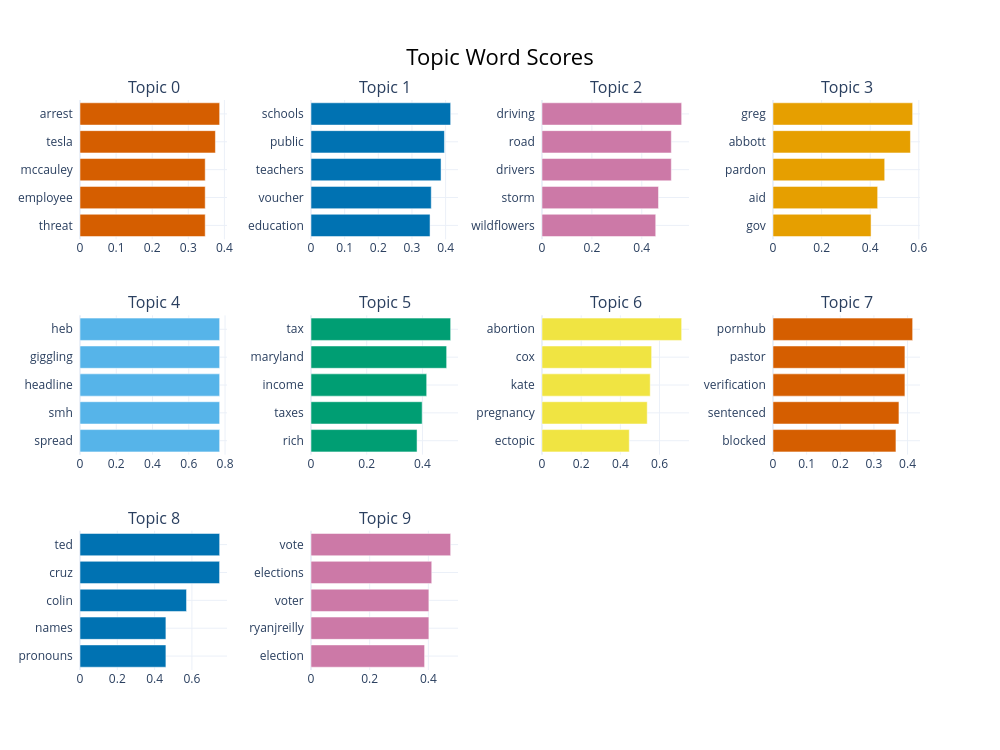

Here is the notebook cell this chart was saved with:
### Code cell
#Create barcharts of every topic, showing its most common word
texas_fig_barchart = models['texas'].visualize_barchart(top_n_topics=10)
texas_fig_barchart.show()

with open('../docs/code_analysis/bert_files/texas/texas-topic-bar.html', 'w') as f:
    f.write(texas_fig_barchart.to_html(include_plotlyjs='cdn'))

### Figure 1 — Plotly figure (JSON) as saved in the notebook; plotly's stock layout.template omitted (floating-point values rounded to 4 significant figures)
{"data": [{"marker": {"color": "#D55E00"}, "orientation": "h", "type": "bar", "x": [0.3468, 0.3468, 0.3468, 0.3751, 0.3868], "xaxis": "x", "y": ["threat  ", "employee  ", "mccauley  ", "tesla  ", "arrest  "], "yaxis": "y"}, {"marker": {"color": "#0072B2"}, "orientation": "h", "type": "bar", "x": [0.3537, 0.3573, 0.3864, 0.3965, 0.415], "xaxis": "x2", "y": ["education  ", "voucher  ", "teachers  ", "public  ", "schools  "], "yaxis": "y2"}, {"marker": {"color": "#CC79A7"}, "orientation": "h", "type": "bar", "x": [0.456, 0.4671, 0.5185, 0.5185, 0.56], "xaxis": "x3", "y": ["wildflowers  ", "storm  ", "drivers  ", "road  ", "driving  "], "yaxis": "y3"}, {"marker": {"color": "#E69F00"}, "orientation": "h", "type": "bar", "x": [0.4035, 0.4307, 0.4596, 0.5656, 0.5747], "xaxis": "x4", "y": ["gov  ", "aid  ", "pardon  ", "abbott  ", "greg  "], "yaxis": "y4"}, {"marker": {"color": "#56B4E9"}, "orientation": "h", "type": "bar", "x": [0.7703, 0.7703, 0.7703, 0.7703, 0.7703], "xaxis": "x5", "y": ["spread  ", "smh  ", "headline  ", "giggling  ", "heb  "], "yaxis": "y5"}, {"marker": {"color": "#009E73"}, "orientation": "h", "type": "bar", "x": [0.3806, 0.3989, 0.4152, 0.4868, 0.5012], "xaxis": "x6", "y": ["rich  ", "taxes  ", "income  ", "maryland  ", "tax  "], "yaxis": "y6"}, {"marker": {"color": "#F0E442"}, "orientation": "h", "type": "bar", "x": [0.4455, 0.5371, 0.5524, 0.5597, 0.7128], "xaxis": "x7", "y": ["ectopic  ", "pregnancy  ", "kate  ", "cox  ", "abortion  "], "yaxis": "y7"}, {"marker": {"color": "#D55E00"}, "orientation": "h", "type": "bar", "x": [0.3655, 0.3744, 0.3922, 0.3922, 0.4151], "xaxis": "x8", "y": ["blocked  ", "sentenced  ", "verification  ", "pastor  ", "pornhub  "], "yaxis": "y8"}, {"marker": {"color": "#0072B2"}, "orientation": "h", "type": "bar", "x": [0.4606, 0.4606, 0.5712, 0.7483, 0.7487], "xaxis": "x9", "y": ["pronouns  ", "names  ", "colin  ", "cruz  ", "ted  "], "yaxis": "y9"}, {"marker": {"color": "#CC79A7"}, "orientation": "h", "type": "bar", "x": [0.3872, 0.4017, 0.4017, 0.4115, 0.476], "xaxis": "x10", "y": ["election  ", "ryanjreilly  ", "voter  ", "elections  ", "vote  "], "yaxis": "y10"}], "layout": {"annotations": [{"font": {"size": 16}, "showarrow": false, "text": "Topic 0", "x": 0.0875, "xanchor": "center", "xref": "paper", "y": 1, "yanchor": "bottom", "yref": "paper"}, {"font": {"size": 16}, "showarrow": false, "text": "Topic 1", "x": 0.3625, "xanchor": "center", "xref": "paper", "y": 1, "yanchor": "bottom", "yref": "paper"}, {"font": {"size": 16}, "showarrow": false, "text": "Topic 2", "x": 0.6375, "xanchor": "center", "xref": "paper", "y": 1, "yanchor": "bottom", "yref": "paper"}, {"font": {"size": 16}, "showarrow": false, "text": "Topic 3", "x": 0.9125, "xanchor": "center", "xref": "paper", "y": 1, "yanchor": "bottom", "yref": "paper"}, {"font": {"size": 16}, "showarrow": false, "text": "Topic 4", "x": 0.0875, "xanchor": "center", "xref": "paper", "y": 0.6222, "yanchor": "bottom", "yref": "paper"}, {"font": {"size": 16}, "showarrow": false, "text": "Topic 5", "x": 0.3625, "xanchor": "center", "xref": "paper", "y": 0.6222, "yanchor": "bottom", "yref": "paper"}, {"font": {"size": 16}, "showarrow": false, "text": "Topic 6", "x": 0.6375, "xanchor": "center", "xref": "paper", "y": 0.6222, "yanchor": "bottom", "yref": "paper"}, {"font": {"size": 16}, "showarrow": false, "text": "Topic 7", "x": 0.9125, "xanchor": "center", "xref": "paper", "y": 0.6222, "yanchor": "bottom", "yref": "paper"}, {"font": {"size": 16}, "showarrow": false, "text": "Topic 8", "x": 0.0875, "xanchor": "center", "xref": "paper", "y": 0.2444, "yanchor": "bottom", "yref": "paper"}, {"font": {"size": 16}, "showarrow": false, "text": "Topic 9", "x": 0.3625, "xanchor": "center", "xref": "paper", "y": 0.2444, "yanchor": "bottom", "yref": "paper"}], "height": 750, "hoverlabel": {"bgcolor": "white", "font": {"family": "Rockwell", "size": 16}}, "showlegend": false, "title": {"font": {"color": "Black", "size": 22}, "text": "Topic Word Scores", "x": 0.5, "xanchor": "center", "yanchor": "top"}, "width": 1000, "xaxis": {"anchor": "y", "domain": [0, 0.175], "showgrid": true}, "xaxis10": {"anchor": "y10", "domain": [0.275, 0.45], "showgrid": true}, "xaxis11": {"anchor": "y11", "domain": [0.55, 0.725], "showgrid": true}, "xaxis12": {"anchor": "y12", "domain": [0.825, 1], "showgrid": true}, "xaxis2": {"anchor": "y2", "domain": [0.275, 0.45], "showgrid": true}, "xaxis3": {"anchor": "y3", "domain": [0.55, 0.725], "showgrid": true}, "xaxis4": {"anchor": "y4", "domain": [0.825, 1], "showgrid": true}, "xaxis5": {"anchor": "y5", "domain": [0, 0.175], "showgrid": true}, "xaxis6": {"anchor": "y6", "domain": [0.275, 0.45], "showgrid": true}, "xaxis7": {"anchor": "y7", "domain": [0.55, 0.725], "showgrid": true}, "xaxis8": {"anchor": "y8", "domain": [0.825, 1], "showgrid": true}, "xaxis9": {"anchor": "y9", "domain": [0, 0.175], "showgrid": true}, "yaxis": {"anchor": "x", "domain": [0.7556, 1], "showgrid": true}, "yaxis10": {"anchor": "x10", "domain": [0, 0.2444], "showgrid": true}, "yaxis11": {"anchor": "x11", "domain": [0, 0.2444], "showgrid": true}, "yaxis12": {"anchor": "x12", "domain": [0, 0.2444], "showgrid": true}, "yaxis2": {"anchor": "x2", "domain": [0.7556, 1], "showgrid": true}, "yaxis3": {"anchor": "x3", "domain": [0.7556, 1], "showgrid": true}, "yaxis4": {"anchor": "x4", "domain": [0.7556, 1], "showgrid": true}, "yaxis5": {"anchor": "x5", "domain": [0.3778, 0.6222], "showgrid": true}, "yaxis6": {"anchor": "x6", "domain": [0.3778, 0.6222], "showgrid": true}, "yaxis7": {"anchor": "x7", "domain": [0.3778, 0.6222], "showgrid": true}, "yaxis8": {"anchor": "x8", "domain": [0.3778, 0.6222], "showgrid": true}, "yaxis9": {"anchor": "x9", "domain": [0, 0.2444], "showgrid": true}}}
